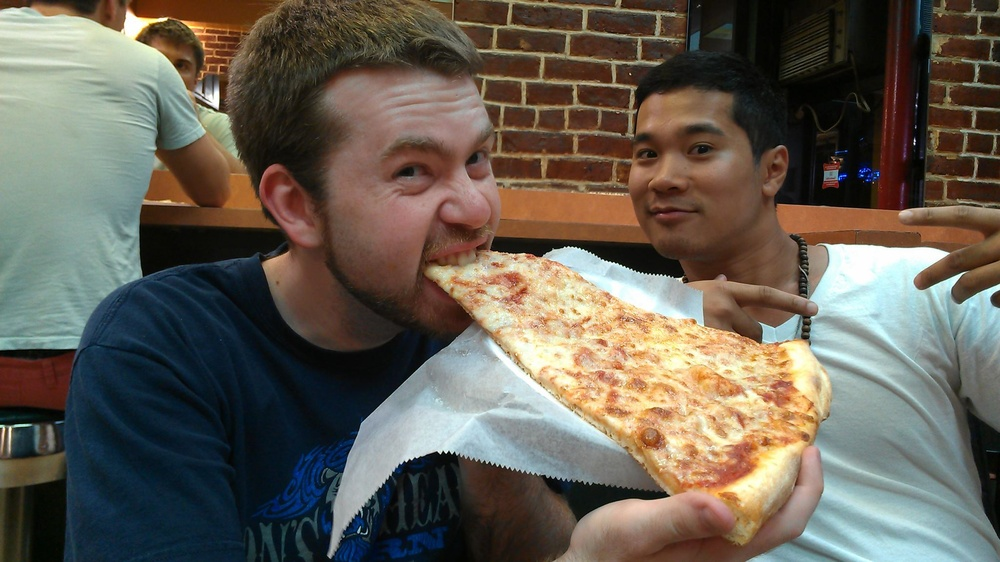
#> input picture nat_pizza.jpg, 1000 x 562 px, shrunk from 2048 x 1150 before the run, given in place of the camera
$ python houghCircleTest.py
#> lines starting #> are read from the running program, lines starting #| are printed output that depends on the picture
import cv2
import numpy as np


cap = cv2.VideoCapture(0)
while True:
    _, img = cap.read()
#> img is the input picture: shape (562, 1000, 3); mean B, G, R 84.3, 95.3, 102.3
    # img = cv2.imread('greens.png')

    # img = cv2.imread('opencv_logo.png',0)
    img = cv2.medianBlur(img,9)
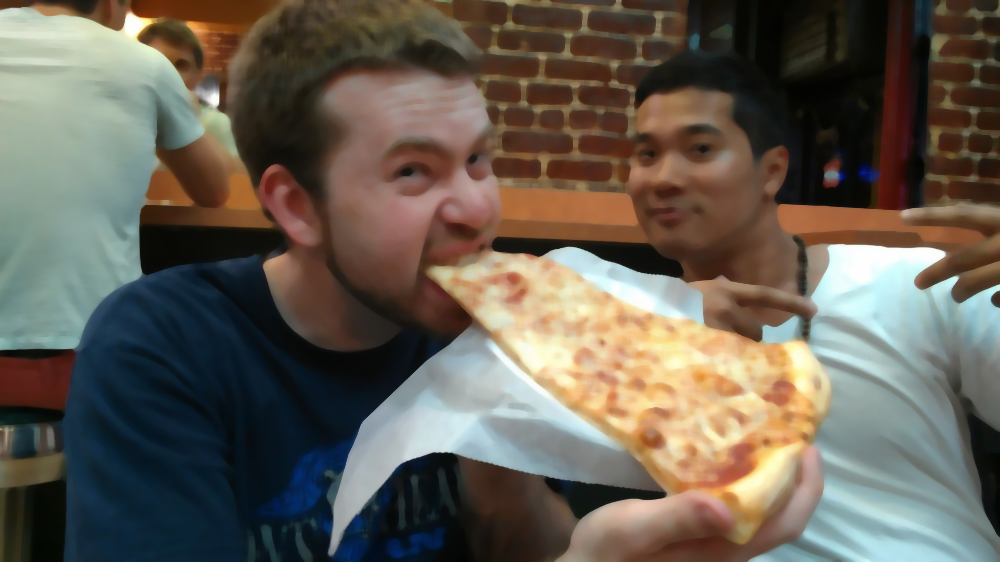
#> img: shape (562, 1000, 3); mean B, G, R 83.6, 94.6, 101.8
    bwimg = cv2.cvtColor(img,cv2.COLOR_BGR2GRAY)
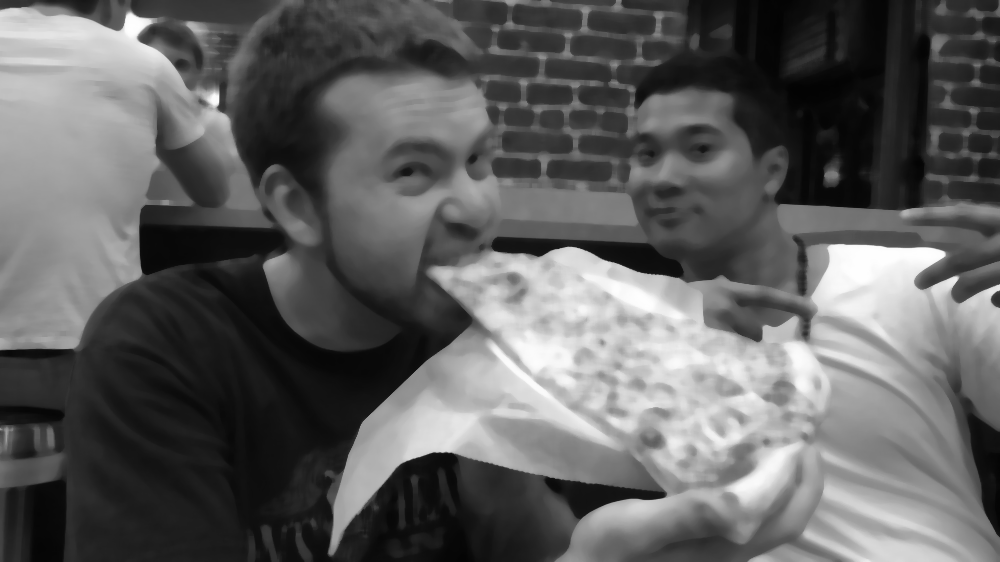
#> bwimg: shape (562, 1000); min 3, max 254, mean 95.5

    circles = cv2.HoughCircles(bwimg, cv2.HOUGH_GRADIENT,1,20,
                                param1=50,param2=50,minRadius=20,maxRadius=0)
#> circles = 529 rows, first 8: [710.5, 227.5, 230.7], [733.5, 221.5, 248.5], [641.5, 231.5, 191], [404.5, 239.5, 265.5], [724.5, 203.5, 257.7], [412.5, 261.5, 274], [694.5, 245.5, 206.9], [622.5, 247.5, 166.6]
    if circles is None or len(circles) > 10:
        continue

    circles = np.uint16(np.around(circles))
#> circles = 529 rows, first 8: [710, 228, 231], [734, 222, 248], [642, 232, 191], [404, 240, 266], [724, 204, 258], [412, 262, 274], [694, 246, 207], [622, 248, 167]
    for i in circles[0,:]:
        # draw the outer circle
        cv2.circle(img,(i[0],i[1]),i[2],(0,0,0),2)
#> this loop made 529 passes
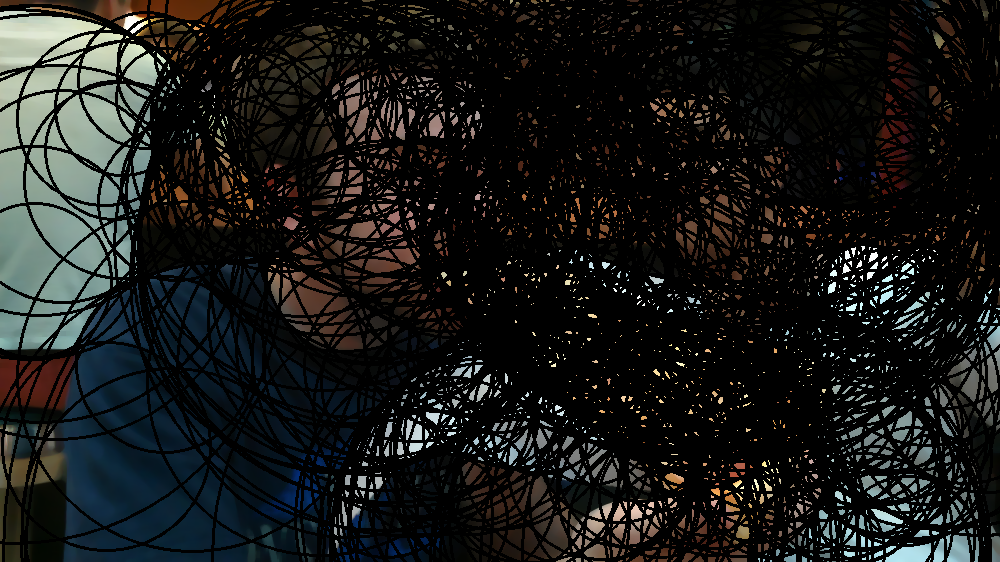
#> img: shape (562, 1000, 3); mean B, G, R 24.3, 25.5, 24.2
        # draw the center of the circle
        # cv2.circle(img,(i[0],i[1]),2,(0,0,0),3)

    cv2.imshow('detected circles',img)
    k = cv2.waitKey(5) & 0xFF
#> (key Esc is pressed here)
    if k == 27:
        # User hit ESC
        break
cv2.destroyAllWindows()
